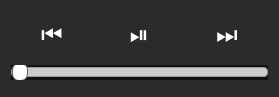
<?xml version="1.0" encoding="UTF-8"?>
<ui version="4.0">
 <class>OverlayWidget</class>
 <widget class="QWidget" name="OverlayWidget">
  <property name="geometry">
   <rect>
    <x>0</x>
    <y>0</y>
    <width>279</width>
    <height>97</height>
   </rect>
  </property>
  <property name="windowTitle">
   <string>OverlayWidget</string>
  </property>
  <property name="styleSheet">
   <string notr="true">background-color: rgba(0, 0, 0, 150);</string>
  </property>
  <layout class="QVBoxLayout" name="verticalLayout">
   <item>
    <layout class="QHBoxLayout" name="horizontalLayout">
     <item>
      <widget class="QPushButton" name="prevButton">
       <property name="styleSheet">
        <string>font-size: 24px; color: white;</string>
       </property>
       <property name="text">
        <string>⏮</string>
       </property>
       <property name="flat">
        <bool>true</bool>
       </property>
      </widget>
     </item>
     <item>
      <widget class="QPushButton" name="playPauseButton">
       <property name="styleSheet">
        <string>font-size: 24px; color: white;</string>
       </property>
       <property name="text">
        <string>⏯</string>
       </property>
       <property name="flat">
        <bool>true</bool>
       </property>
      </widget>
     </item>
     <item>
      <widget class="QPushButton" name="nextButton">
       <property name="styleSheet">
        <string>font-size: 24px; color: white;</string>
       </property>
       <property name="text">
        <string>⏭</string>
       </property>
       <property name="flat">
        <bool>true</bool>
       </property>
      </widget>
     </item>
    </layout>
   </item>
   <item>
    <widget class="QSlider" name="durationSlider2">
     <property name="styleSheet">
      <string>QSlider::groove:horizontal {
    border: 1px solid #999999;
    height: 8px;
    background: #cccccc;
    margin: 2px 0;
    border-radius: 4px;
}
QSlider::handle:horizontal {
    background: white;
    border: 1px solid #5c5c5c;
    width: 14px;
    margin: -5px 0;
    border-radius: 7px;
}</string>
     </property>
     <property name="minimum">
      <number>0</number>
     </property>
     <property name="maximum">
      <number>100</number>
     </property>
     <property name="value">
      <number>0</number>
     </property>
     <property name="orientation">
      <enum>Qt::Horizontal</enum>
     </property>
    </widget>
   </item>
  </layout>
 </widget>
 <resources/>
 <connections/>
</ui>
